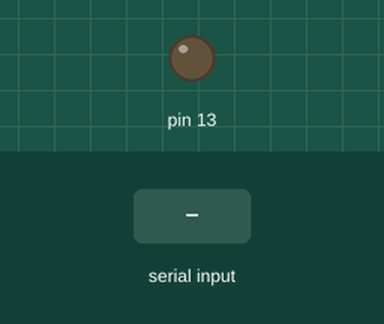
Bench run of a sketch on a simulated Arduino Uno, built with avr-gcc and run on an emulated ATmega328P. Parts: output pins drawn as LEDs (lit = HIGH). Inputs (shaded band) come from the test bench.

Above: at 1.2 s.
1.3 s: "1" received over Serial
At 2.5 s:
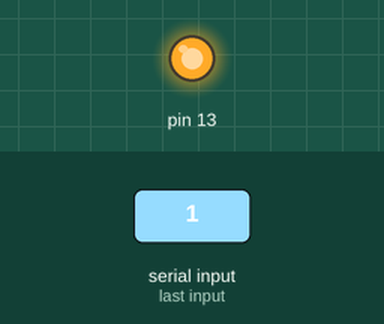
2.8 s: "0" received over Serial
At 3.8 s:
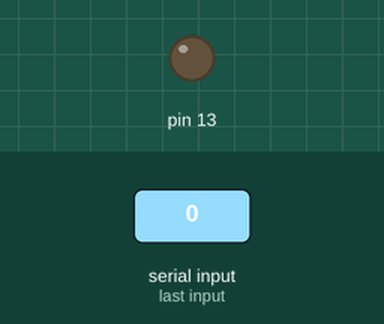
4.3 s: "2" received over Serial
At 4.9 s:
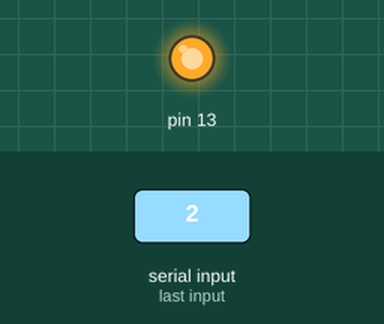
Timing chart, 0 to 7.3 s (numbered marks = the images above; inputs shaded):
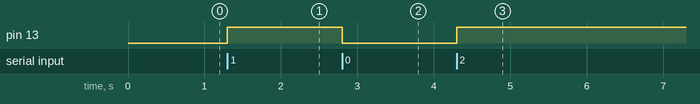

The sketch:

Ledblink.ino.ino
```cpp
void setup() {
  // put your setup code here, to run once:
  pinMode(13, OUTPUT);
  Serial.begin(115200);
}

void loop() {
  // put your main code here, to run repeatedly:
  if (Serial.available()){
    char x= Serial.read();
    if (x =='0'){
      digitalWrite(13,LOW);
    }else{
      digitalWrite(13, HIGH);
    }
    }
    }
```

Measured:
- after the input at 1.3 s, pin 13: LOW → HIGH at once
- after the input at 2.8 s, pin 13: HIGH → LOW at once
- after the input at 4.3 s, pin 13: LOW → HIGH at once
